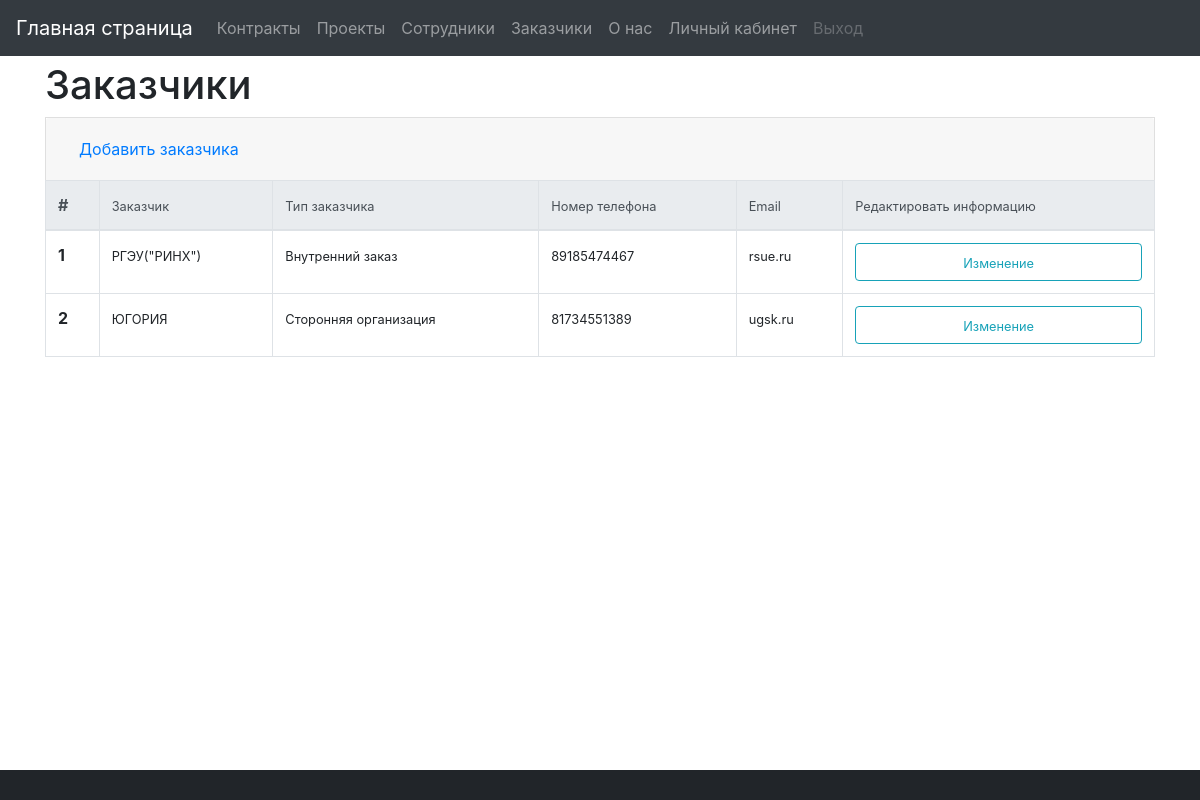
The page /viewCustomers on the database its author committed.
### project_management/models.py (models this page shows, shortened)
class Customer(models.Model):
    id_type_customer = models.ForeignKey(Type_customer, on_delete=models.CASCADE, verbose_name='Тип заказчика')
    customer = models.CharField(max_length=200, verbose_name='Заказчик')
    phone = models.IntegerField(verbose_name='Номер телефона')
    mail = models.CharField(max_length=50, verbose_name='Email')
    class Meta:
        verbose_name = 'Заказчик'
        verbose_name_plural = 'Заказчики'

class Type_customer(models.Model):
    type_customer = models.CharField(max_length=100, verbose_name='Тип заказчика')
    def __str__(self):
        return self.type_customer or str(self.id)
    class Meta:
        verbose_name = 'Тип заказчика'
        verbose_name_plural = 'Типы заказчика'

### project_management/views.py (the view)
# urls.py: re_path(r'^viewCustomers$', views.viewCustomers, name='viewCustomers'),
def viewCustomers(request):
    customerform = CustomerForm(request.POST)
    if request.method == "POST":
        if customerform.is_valid():
            customerform.save()
            customerform = CustomerForm()
        else:
            return HttpResponse("Invalid data")
    customers = Customer.objects.all().order_by('id')
    return render(request, 'Director/viewCustomers.html',
                  context={"customers": customers, "customerform": customerform})

### project_management/templates/Director/viewCustomers.html (shortened to what this page needs)
{% extends "Director/wrapperDirector.html" %}
{% block content %}
<div class="container">
    <div class="row">
        <div class="col-sm-12">
            <h1>Заказчики</h1>
        </div>
        <div class="col-sm-12">
            <div class="accordion" id="accordionExample">
                <div class="card">
                    <div class="card-header" id="headingTwo">
                        <h5 class="mb-0">
                            <button class="btn btn-link collapsed" type="button" data-toggle="collapse"
                                    data-target="#collapseTwo"
                                    aria-expanded="false" aria-controls="collapseTwo">
                                Добавить заказчика
                            </button>
                        </h5>
                    </div>
                </div>
            </div>
            <div class="table-responsive">
                <table class="table table-bordered">
                    <thead class="thead-light">
                    <tr>
                        <th scope="col">#</th>
                        <th scope="col">
                            <small>Заказчик</small>
                        </th>
                        <th scope="col">
                            <small>Тип заказчика</small>
                        </th>
                        <th scope="col">
                            <small>Номер телефона</small>
                        </th>
                        <th scope="col">
                            <small>Email</small>
                        </th>
                        <th scope="col">
                            <small>Редактировать информацию</small>
                        </th>
                    </tr>
                    </thead>
                    <tbody>
                    {% for customer in customers %}
                    <tr>
                        <th scope="row">{{customer.id}}</th>
                        <td>
                            <small>{{customer.customer}}</small>
                        </td>
                        <td>
                            <small>{{customer.id_type_customer}}</small>
                        </td>
                        <td>
                            <small>{{customer.phone}}</small>
                        </td>
                        <td>
                            <small>{{customer.mail}}</small>
                        </td>
                        <td>
                            <form action="/updateCustomer{{customer.id}}">
                                <button type="submit" class="btn btn-outline-info col-12">
                                    <small>Изменение</small>
                                </button>
                            </form>
                        </td>
                    </tr>
                    {% endfor %}
                    </tbody>
                </table>
            </div>
        </div>
    </div>
</div>
{% endblock %}

### project_management/static/css/style.css (style rules this page uses)
.container { margin-bottom: 50px; }

### rows shown on the page
Customer: id "1", customer "РГЭУ(\"РИНХ\")", id_type_customer "Внутренний заказ", phone "89185474467", mail "rsue.ru"
Customer: id "2", customer "ЮГОРИЯ", id_type_customer "Сторонняя организация", phone "81734551389", mail "ugsk.ru"
